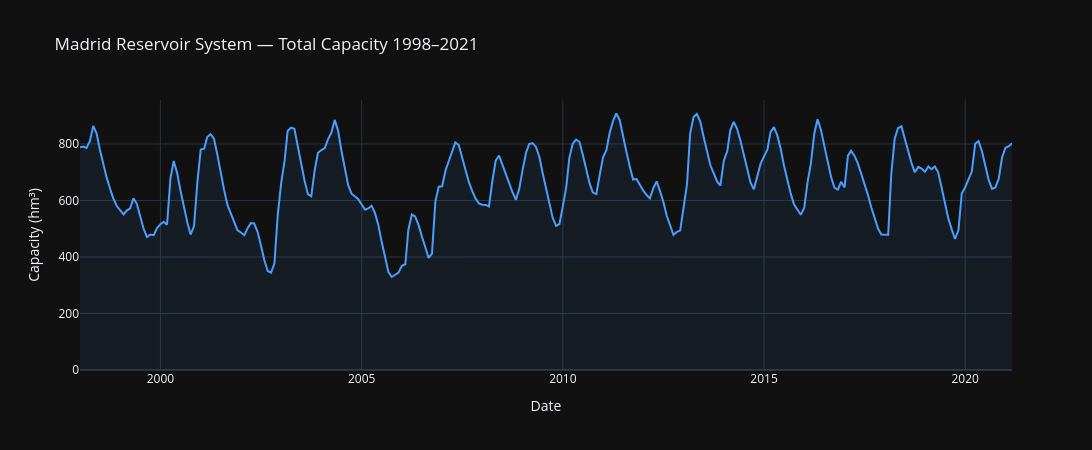

Notebook code for this chart:
### Markdown cell above
## **1. Historical Series**

Total system capacity 1998–2021. Mean 661 hm³, median 667 hm³.
The 2005–2006 drought is clearly visible — the system dropped to 329 hm³, 
its lowest point in the 23-year record.

### Code cell
fig = go.Figure()

fig.add_trace(go.Scatter(
    x=df_pivot["ds"],
    y=df_pivot["total_hm3"],
    mode="lines",
    name="Total system",
    line=dict(color="#4a9eff", width=2),
    fill="tozeroy",
    fillcolor="rgba(74, 158, 255, 0.08)",
))

fig.update_layout(
    title="Madrid Reservoir System — Total Capacity 1998–2021",
    xaxis_title="Date",
    yaxis_title="Capacity (hm³)",
    template="plotly_dark",
    height=450,
    hovermode="x unified",
    width=1200,
)

fig.show()

print(f"Mean   : {df_pivot['total_hm3'].mean():,.1f} hm³")
print(f"Median : {df_pivot['total_hm3'].median():,.1f} hm³")
print(f"Min    : {df_pivot['total_hm3'].min():,.1f} hm³  ({df_pivot.loc[df_pivot['total_hm3'].idxmin(), 'ds'].date()})")
print(f"Max    : {df_pivot['total_hm3'].max():,.1f} hm³  ({df_pivot.loc[df_pivot['total_hm3'].idxmax(), 'ds'].date()})")

### Figure 1 — Plotly figure (JSON) as saved in the notebook; plotly's stock layout.template omitted (floating-point values rounded to 4 significant figures; data arrays with more than 128 entries replaced by an {"elided": "..."} marker saying what was removed)
{"data": [{"fill": "tozeroy", "fillcolor": "rgba(74, 158, 255, 0.08)", "line": {"color": "#4a9eff", "width": 2}, "mode": "lines", "name": "Total system", "type": "scatter", "x": {"elided": "279 str values"}, "y": {"elided": "279 float values"}}], "layout": {"height": 450, "hovermode": "x unified", "title": {"text": "Madrid Reservoir System — Total Capacity 1998–2021"}, "width": 1200, "xaxis": {"title": {"text": "Date"}}, "yaxis": {"title": {"text": "Capacity (hm³)"}}}}
